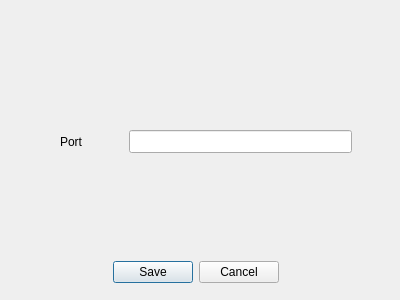
<?xml version="1.0" encoding="UTF-8"?>
<ui version="4.0">
 <class>SettingsWindow</class>
 <widget class="QDialog" name="SettingsWindow">
  <property name="geometry">
   <rect>
    <x>0</x>
    <y>0</y>
    <width>400</width>
    <height>300</height>
   </rect>
  </property>
  <property name="windowTitle">
   <string>Dialog</string>
  </property>
  <widget class="QDialogButtonBox" name="bbAddContact">
   <property name="geometry">
    <rect>
     <x>30</x>
     <y>260</y>
     <width>332</width>
     <height>24</height>
    </rect>
   </property>
   <property name="orientation">
    <enum>Qt::Horizontal</enum>
   </property>
   <property name="standardButtons">
    <set>QDialogButtonBox::Cancel|QDialogButtonBox::Save</set>
   </property>
   <property name="centerButtons">
    <bool>true</bool>
   </property>
  </widget>
  <widget class="QLineEdit" name="lePort">
   <property name="geometry">
    <rect>
     <x>129</x>
     <y>130</y>
     <width>223</width>
     <height>23</height>
    </rect>
   </property>
  </widget>
  <widget class="QLabel" name="lbPort">
   <property name="geometry">
    <rect>
     <x>60</x>
     <y>130</y>
     <width>25</width>
     <height>23</height>
    </rect>
   </property>
   <property name="text">
    <string>Port</string>
   </property>
  </widget>
 </widget>
 <resources/>
 <connections/>
</ui>
